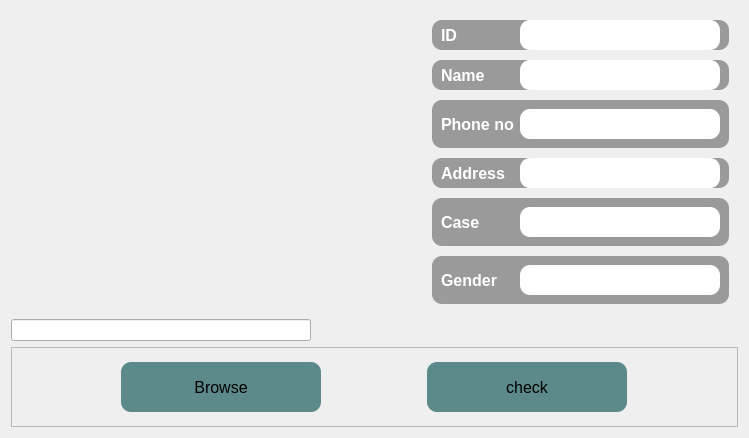
                      <widget class="QWidget" name="tab_2">
                       <attribute name="title">
                        <string>Fingerprint</string>
                       </attribute>
                       <layout class="QVBoxLayout" name="verticalLayout_15">
                        <item>
                         <widget class="QWidget" name="widget_16" native="true">
                          <property name="sizePolicy">
                           <sizepolicy hsizetype="Preferred" vsizetype="Expanding">
                            <horstretch>0</horstretch>
                            <verstretch>0</verstretch>
                           </sizepolicy>
                          </property>
                          <layout class="QHBoxLayout" name="horizontalLayout_22">
                           <item>
                            <widget class="QWidget" name="widget_18" native="true">
                             <property name="sizePolicy">
                              <sizepolicy hsizetype="Preferred" vsizetype="Preferred">
                               <horstretch>0</horstretch>
                               <verstretch>0</verstretch>
                              </sizepolicy>
                             </property>
                             <property name="maximumSize">
                              <size>
                               <width>16777215</width>
                               <height>16777215</height>
                              </size>
                             </property>
                             <property name="styleSheet">
                              <string notr="true"/>
                             </property>
                             <layout class="QVBoxLayout" name="verticalLayout_13">
                              <property name="spacing">
                               <number>0</number>
                              </property>
                              <property name="leftMargin">
                               <number>0</number>
                              </property>
                              <property name="topMargin">
                               <number>0</number>
                              </property>
                              <property name="rightMargin">
                               <number>0</number>
                              </property>
                              <property name="bottomMargin">
                               <number>0</number>
                              </property>
                              <item>
                               <widget class="QLabel" name="label_3">
                                <property name="minimumSize">
                                 <size>
                                  <width>356</width>
                                  <height>241</height>
                                 </size>
                                </property>
                                <property name="maximumSize">
                                 <size>
                                  <width>600</width>
                                  <height>400</height>
                                 </size>
                                </property>
                                <property name="text">
                                 <string/>
                                </property>
                                <property name="scaledContents">
                                 <bool>true</bool>
                                </property>
                               </widget>
                              </item>
                             </layout>
                            </widget>
                           </item>
                           <item>
                            <spacer name="horizontalSpacer_2">
                             <property name="orientation">
                              <enum>Qt::Horizontal</enum>
                             </property>
                             <property name="sizeType">
                              <enum>QSizePolicy::Fixed</enum>
                             </property>
                             <property name="sizeHint" stdset="0">
                              <size>
                               <width>50</width>
                               <height>20</height>
                              </size>
                             </property>
                            </spacer>
                           </item>
                           <item>
                            <widget class="QWidget" name="widget_19" native="true">
                             <property name="sizePolicy">
                              <sizepolicy hsizetype="Preferred" vsizetype="Preferred">
                               <horstretch>0</horstretch>
                               <verstretch>0</verstretch>
                              </sizepolicy>
                             </property>
                             <property name="maximumSize">
                              <size>
                               <width>16777215</width>
                               <height>16777215</height>
                              </size>
                             </property>
                             <property name="styleSheet">
                              <string notr="true"/>
                             </property>
                             <layout class="QVBoxLayout" name="verticalLayout_14">
                              <property name="spacing">
                               <number>10</number>
                              </property>
                              <property name="leftMargin">
                               <number>0</number>
                              </property>
                              <property name="topMargin">
                               <number>0</number>
                              </property>
                              <property name="rightMargin">
                               <number>0</number>
                              </property>
                              <property name="bottomMargin">
                               <number>0</number>
                              </property>
                              <item>
                               <widget class="QFrame" name="frame_29">
                                <property name="styleSheet">
                                 <string notr="true">background-color: rgb(154, 154, 154);
border-radius: 10px</string>
                                </property>
                                <property name="frameShape">
                                 <enum>QFrame::StyledPanel</enum>
                                </property>
                                <property name="frameShadow">
                                 <enum>QFrame::Raised</enum>
                                </property>
                                <layout class="QHBoxLayout" name="horizontalLayout_40">
                                 <property name="spacing">
                                  <number>0</number>
                                 </property>
                                 <property name="topMargin">
                                  <number>0</number>
                                 </property>
                                 <property name="rightMargin">
                                  <number>9</number>
                                 </property>
                                 <property name="bottomMargin">
                                  <number>0</number>
                                 </property>
                                 <item alignment="Qt::AlignLeft">
                                  <widget class="QLabel" name="label_25">
                                   <property name="font">
                                    <font>
                                     <pointsize>12</pointsize>
                                     <weight>75</weight>
                                     <bold>true</bold>
                                    </font>
                                   </property>
                                   <property name="styleSheet">
                                    <string notr="true">color: rgb(255, 255, 255);</string>
                                   </property>
                                   <property name="text">
                                    <string>ID</string>
                                   </property>
                                  </widget>
                                 </item>
                                 <item alignment="Qt::AlignRight">
                                  <widget class="QLineEdit" name="lineEdit_35">
                                   <property name="minimumSize">
                                    <size>
                                     <width>200</width>
                                     <height>30</height>
                                    </size>
                                   </property>
                                   <property name="font">
                                    <font>
                                     <pointsize>10</pointsize>
                                    </font>
                                   </property>
                                   <property name="tabletTracking">
                                    <bool>true</bool>
                                   </property>
                                   <property name="focusPolicy">
                                    <enum>Qt::WheelFocus</enum>
                                   </property>
                                   <property name="styleSheet">
                                    <string notr="true">QLineEdit{
background-color: rgb(255, 255, 255);
border-radius: 10px
}
QLineEdit:focus{
border: 3px solid #FBAD25;
}
</string>
                                   </property>
                                   <property name="readOnly">
                                    <bool>false</bool>
                                   </property>
                                  </widget>
                                 </item>
                                </layout>
                               </widget>
                              </item>
                              <item>
                               <widget class="QFrame" name="frame_30">
                                <property name="focusPolicy">
                                 <enum>Qt::NoFocus</enum>
                                </property>
                                <property name="styleSheet">
                                 <string notr="true">background-color: rgb(154, 154, 154);
border-radius: 10px</string>
                                </property>
                                <property name="frameShape">
                                 <enum>QFrame::StyledPanel</enum>
                                </property>
                                <property name="frameShadow">
                                 <enum>QFrame::Raised</enum>
                                </property>
                                <layout class="QHBoxLayout" name="horizontalLayout_41">
                                 <property name="spacing">
                                  <number>0</number>
                                 </property>
                                 <property name="topMargin">
                                  <number>0</number>
                                 </property>
                                 <property name="rightMargin">
                                  <number>9</number>
                                 </property>
                                 <property name="bottomMargin">
                                  <number>0</number>
                                 </property>
                                 <item alignment="Qt::AlignLeft">
                                  <widget class="QLabel" name="label_15">
                                   <property name="font">
                                    <font>
                                     <pointsize>12</pointsize>
                                     <weight>75</weight>
                                     <bold>true</bold>
                                    </font>
                                   </property>
                                   <property name="styleSheet">
                                    <string notr="true">color: rgb(255, 255, 255);</string>
                                   </property>
                                   <property name="text">
                                    <string>Name</string>
                                   </property>
                                  </widget>
                                 </item>
                                 <item alignment="Qt::AlignRight">
                                  <widget class="QLineEdit" name="lineEdit_30">
                                   <property name="minimumSize">
                                    <size>
                                     <width>200</width>
                                     <height>30</height>
                                    </size>
                                   </property>
                                   <property name="font">
                                    <font>
                                     <pointsize>10</pointsize>
                                    </font>
                                   </property>
                                   <property name="styleSheet">
                                    <string notr="true">QLineEdit{
background-color: rgb(255, 255, 255);
border-radius: 10px
}
QLineEdit:focus{
border: 3px solid #FBAD25;
}</string>
                                   </property>
                                   <property name="alignment">
                                    <set>Qt::AlignLeading|Qt::AlignLeft|Qt::AlignVCenter</set>
                                   </property>
                                   <property name="readOnly">
                                    <bool>false</bool>
                                   </property>
                                  </widget>
                                 </item>
                                </layout>
                               </widget>
                              </item>
                              <item>
                               <widget class="QFrame" name="frame_50">
                                <property name="styleSheet">
                                 <string notr="true">background-color: rgb(154, 154, 154);
border-radius: 10px</string>
                                </property>
                                <property name="frameShape">
                                 <enum>QFrame::StyledPanel</enum>
                                </property>
                                <property name="frameShadow">
                                 <enum>QFrame::Raised</enum>
                                </property>
                                <layout class="QHBoxLayout" name="horizontalLayout_16">
                                 <item alignment="Qt::AlignLeft">
                                  <widget class="QLabel" name="label_19">
                                   <property name="font">
                                    <font>
                                     <pointsize>12</pointsize>
                                     <weight>75</weight>
                                     <bold>true</bold>
                                    </font>
                                   </property>
                                   <property name="styleSheet">
                                    <string notr="true">color: rgb(255, 255, 255);</string>
                                   </property>
                                   <property name="text">
                                    <string>Phone no</string>
                                   </property>
                                  </widget>
                                 </item>
                                 <item alignment="Qt::AlignRight">
                                  <widget class="QLineEdit" name="lineEdit_55">
                                   <property name="minimumSize">
                                    <size>
                                     <width>200</width>
                                     <height>30</height>
                                    </size>
                                   </property>
                                   <property name="font">
                                    <font>
                                     <pointsize>10</pointsize>
                                    </font>
                                   </property>
                                   <property name="styleSheet">
                                    <string notr="true">QLineEdit{
background-color: rgb(255, 255, 255);
border-radius: 10px
}
QLineEdit:focus{
border: 3px solid #FBAD25;
}</string>
                                   </property>
                                   <property name="readOnly">
                                    <bool>false</bool>
                                   </property>
                                  </widget>
                                 </item>
                                </layout>
                               </widget>
                              </item>
                              <item>
                               <widget class="QFrame" name="frame_31">
                                <property name="styleSheet">
                                 <string notr="true">background-color: rgb(154, 154, 154);
border-radius: 10px</string>
                                </property>
                                <property name="frameShape">
                                 <enum>QFrame::StyledPanel</enum>
                                </property>
                                <property name="frameShadow">
                                 <enum>QFrame::Raised</enum>
                                </property>
                                <layout class="QHBoxLayout" name="horizontalLayout_42">
                                 <property name="spacing">
                                  <number>0</number>
                                 </property>
                                 <property name="leftMargin">
                                  <number>9</number>
                                 </property>
                                 <property name="topMargin">
                                  <number>0</number>
                                 </property>
                                 <property name="rightMargin">
                                  <number>9</number>
                                 </property>
                                 <property name="bottomMargin">
                                  <number>0</number>
                                 </property>
                                 <item alignment="Qt::AlignLeft">
                                  <widget class="QLabel" name="label_16">
                                   <property name="font">
                                    <font>
                                     <pointsize>12</pointsize>
                                     <weight>75</weight>
                                     <bold>true</bold>
                                    </font>
                                   </property>
                                   <property name="styleSheet">
                                    <string notr="true">color: rgb(255, 255, 255);</string>
                                   </property>
                                   <property name="text">
                                    <string>Address</string>
                                   </property>
                                  </widget>
                                 </item>
                                 <item alignment="Qt::AlignRight">
                                  <widget class="QLineEdit" name="lineEdit_37">
                                   <property name="minimumSize">
                                    <size>
                                     <width>200</width>
                                     <height>30</height>
                                    </size>
                                   </property>
                                   <property name="font">
                                    <font>
                                     <pointsize>10</pointsize>
                                    </font>
                                   </property>
                                   <property name="styleSheet">
                                    <string notr="true">QLineEdit{
background-color: rgb(255, 255, 255);
border-radius: 10px
}
QLineEdit:focus{
border: 3px solid #FBAD25;
}</string>
                                   </property>
                                   <property name="alignment">
                                    <set>Qt::AlignLeading|Qt::AlignLeft|Qt::AlignVCenter</set>
                                   </property>
                                   <property name="readOnly">
                                    <bool>false</bool>
                                   </property>
                                  </widget>
                                 </item>
                                </layout>
                               </widget>
                              </item>
                              <item>
                               <widget class="QFrame" name="frame_32">
                                <property name="styleSheet">
                                 <string notr="true">background-color: rgb(154, 154, 154);
border-radius: 10px</string>
                                </property>
                                <property name="frameShape">
                                 <enum>QFrame::StyledPanel</enum>
                                </property>
                                <property name="frameShadow">
                                 <enum>QFrame::Raised</enum>
                                </property>
                                <layout class="QHBoxLayout" name="horizontalLayout_23">
                                 <item alignment="Qt::AlignLeft">
                                  <widget class="QLabel" name="label_33">
                                   <property name="font">
                                    <font>
                                     <pointsize>12</pointsize>
                                     <weight>75</weight>
                                     <bold>true</bold>
                                    </font>
                                   </property>
                                   <property name="styleSheet">
                                    <string notr="true">color: rgb(255, 255, 255);</string>
                                   </property>
                                   <property name="text">
                                    <string>Case</string>
                                   </property>
                                  </widget>
                                 </item>
                                 <item alignment="Qt::AlignRight">
                                  <widget class="QLineEdit" name="lineEdit_39">
                                   <property name="minimumSize">
                                    <size>
                                     <width>200</width>
                                     <height>30</height>
                                    </size>
                                   </property>
                                   <property name="font">
                                    <font>
                                     <pointsize>10</pointsize>
                                    </font>
                                   </property>
                                   <property name="styleSheet">
                                    <string notr="true">QLineEdit{
background-color: rgb(255, 255, 255);
border-radius: 10px
}
QLineEdit:focus{
border: 3px solid #FBAD25;
}</string>
                                   </property>
                                   <property name="readOnly">
                                    <bool>false</bool>
                                   </property>
                                  </widget>
                                 </item>
                                </layout>
                               </widget>
                              </item>
                              <item>
                               <widget class="QFrame" name="frame_49">
                                <property name="styleSheet">
                                 <string notr="true">background-color: rgb(154, 154, 154);
border-radius: 10px</string>
                                </property>
                                <property name="frameShape">
                                 <enum>QFrame::StyledPanel</enum>
                                </property>
                                <property name="frameShadow">
                                 <enum>QFrame::Raised</enum>
                                </property>
                                <layout class="QHBoxLayout" name="horizontalLayout_25">
                                 <item alignment="Qt::AlignLeft">
                                  <widget class="QLabel" name="label_34">
                                   <property name="font">
                                    <font>
                                     <pointsize>12</pointsize>
                                     <weight>75</weight>
                                     <bold>true</bold>
                                    </font>
                                   </property>
                                   <property name="styleSheet">
                                    <string notr="true">color: rgb(255, 255, 255);</string>
                                   </property>
                                   <property name="text">
                                    <string>Gender</string>
                                   </property>
                                  </widget>
                                 </item>
                                 <item alignment="Qt::AlignRight">
                                  <widget class="QLineEdit" name="lineEdit_54">
                                   <property name="minimumSize">
                                    <size>
                                     <width>200</width>
                                     <height>30</height>
                                    </size>
                                   </property>
                                   <property name="font">
                                    <font>
                                     <pointsize>10</pointsize>
                                    </font>
                                   </property>
                                   <property name="styleSheet">
                                    <string notr="true">QLineEdit{
background-color: rgb(255, 255, 255);
border-radius: 10px
}
QLineEdit:focus{
border: 3px solid #FBAD25;
}</string>
                                   </property>
                                   <property name="readOnly">
                                    <bool>false</bool>
                                   </property>
                                  </widget>
                                 </item>
                                </layout>
                               </widget>
                              </item>
                             </layout>
                            </widget>
                           </item>
                          </layout>
                         </widget>
                        </item>
                        <item alignment="Qt::AlignLeft">
                         <widget class="QLineEdit" name="lineEdit_2">
                          <property name="minimumSize">
                           <size>
                            <width>300</width>
                            <height>10</height>
                           </size>
                          </property>
                         </widget>
                        </item>
                        <item>
                         <widget class="QWidget" name="widget_20" native="true">
                          <property name="minimumSize">
                           <size>
                            <width>0</width>
                            <height>80</height>
                           </size>
                          </property>
                          <property name="styleSheet">
                           <string notr="true"/>
                          </property>
                          <layout class="QHBoxLayout" name="horizontalLayout_43">
                           <property name="spacing">
                            <number>0</number>
                           </property>
                           <property name="leftMargin">
                            <number>0</number>
                           </property>
                           <property name="topMargin">
                            <number>0</number>
                           </property>
                           <property name="rightMargin">
                            <number>0</number>
                           </property>
                           <property name="bottomMargin">
                            <number>0</number>
                           </property>
                           <item>
                            <widget class="QFrame" name="frame_33">
                             <property name="minimumSize">
                              <size>
                               <width>0</width>
                               <height>55</height>
                              </size>
                             </property>
                             <property name="frameShape">
                              <enum>QFrame::StyledPanel</enum>
                             </property>
                             <property name="frameShadow">
                              <enum>QFrame::Raised</enum>
                             </property>
                             <layout class="QHBoxLayout" name="horizontalLayout_15">
                              <item>
                               <widget class="QPushButton" name="pushButton_16">
                                <property name="minimumSize">
                                 <size>
                                  <width>150</width>
                                  <height>40</height>
                                 </size>
                                </property>
                                <property name="maximumSize">
                                 <size>
                                  <width>200</width>
                                  <height>50</height>
                                 </size>
                                </property>
                                <property name="font">
                                 <font>
                                  <pointsize>12</pointsize>
                                 </font>
                                </property>
                                <property name="styleSheet">
                                 <string notr="true">QPushButton{
	
	color: rgb(0, 0, 0);
	background-color: rgb(92, 138, 138);
	border-radius: 10px;
}

QPushButton:hover{
background-color: rgb(0, 88, 132);
	
	
}</string>
                                </property>
                                <property name="text">
                                 <string>Browse</string>
                                </property>
                                <property name="iconSize">
                                 <size>
                                  <width>20</width>
                                  <height>20</height>
                                 </size>
                                </property>
                               </widget>
                              </item>
                              <item>
                               <widget class="QPushButton" name="pushButton_14">
                                <property name="minimumSize">
                                 <size>
                                  <width>150</width>
                                  <height>40</height>
                                 </size>
                                </property>
                                <property name="maximumSize">
                                 <size>
                                  <width>200</width>
                                  <height>50</height>
                                 </size>
                                </property>
                                <property name="font">
                                 <font>
                                  <pointsize>12</pointsize>
                                 </font>
                                </property>
                                <property name="styleSheet">
                                 <string notr="true">QPushButton{
	
	color: rgb(0, 0, 0);
	background-color: rgb(92, 138, 138);
	border-radius: 10px;
}

QPushButton:hover{
background-color: rgb(0, 88, 132);
	
	
}</string>
                                </property>
                                <property name="text">
                                 <string>check</string>
                                </property>
                                <property name="iconSize">
                                 <size>
                                  <width>20</width>
                                  <height>20</height>
                                 </size>
                                </property>
                               </widget>
                              </item>
                             </layout>
                            </widget>
                           </item>
                          </layout>
                         </widget>
                        </item>
                       </layout>
                      </widget>
